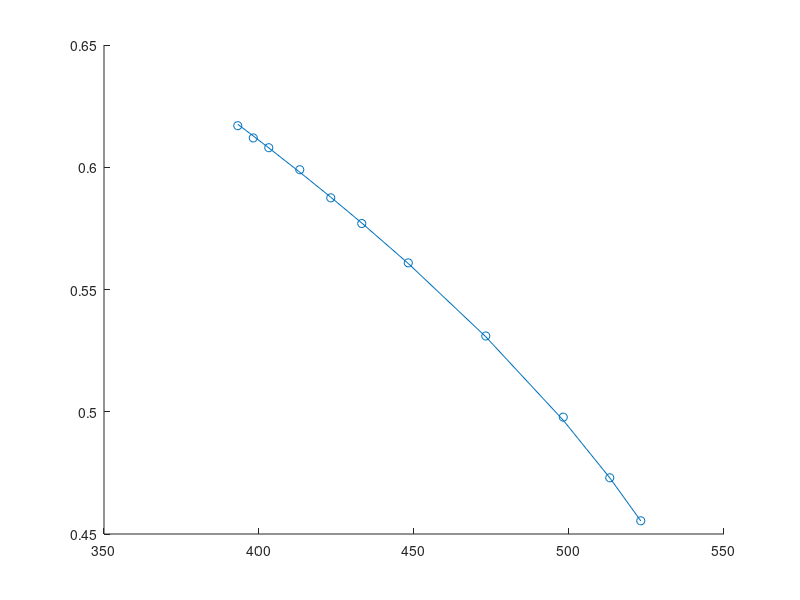

MATLAB code to generate this figure: (Note: this script raises an error after producing the figure.)
clear

MW = 114.23;

DIPPR_exp = [0.616993928 0.611990719 0.607992721 0.598991513 0.587488701 0.589990306 0.57999531 0.5769911 0.568995104 0.560896302 0.557994897 0.54598948 0.531288269 0.533995485 0.530991275 0.511995072 0.508990862 0.497796467 0.494997869 0.478994453 0.472997456 0.455394841 0.45999825 0.437997837 0.410994215]; 
Temp_exp = [393.15 398.15 403.15 413.15 423.15 423.15 433.15 433.15 443.15 448.15 453.15 463.15 473.15 473.15 473.15 483.15 493.15 498.15 503.15 513.15 513.15 523.15 523.15 533.15 543.15]; 
Temp_TRC = [393.15 403.15 413.15 423.15 433.15 443.15 453.15 463.15 473.15 483.15 493.15 503.15 513.15 523.15 533.15 543.15];
TRC = [0.616993928	0.607615766	0.597997725	0.588094112	0.5777907	0.567190293	0.555995898	0.544287475	0.531893681	0.518688864	0.504490259	0.489297865	0.474493849	0.455988829	0.434993627	0.407990005];
Temp_acc = [393.15 398.15 403.15 413.15 423.15 433.15 448.15 473.15 498.15 513.15 523.15 543.15];
LDN_acc = [0.616993928 0.611990719 0.607992721 0.598991513 0.587488701 0.5769911 0.560896302 0.530991275 0.497796467 0.472997456 0.455394841 0.410994215];

Temp_sim = [390 440 490 515 540];
DIPPR_TC = 569;
beta = 0.32;

n_sim = length(Temp_sim);

% DIPPR_exp = DIPPR_exp(Temp_exp<535);
% Temp_exp = Temp_exp(Temp_exp<535);
% DIPPR_exp = DIPPR_exp(Temp_exp~=483.15);
% Temp_exp = Temp_exp(Temp_exp~=483.15);

% DIPPR_exp = TRC;
% Temp_exp = Temp_TRC;

DIPPR_exp = LDN_acc;
Temp_exp = Temp_acc;

DIPPR_exp = DIPPR_exp(Temp_exp<540);
Temp_exp = Temp_exp(Temp_exp<540);

% Parameters_DIPPR = [0.5266 0.25693 568.7 0.28571]; % This is the actual DIPPR correlation
Parameters_DIPPR = [0.53278965 0.2599501 568.7 0.2795282]; % This is my fit of Rackett to data keeping DIPPR rhoc and TC
% Parameters_DIPPR = [0.53658038 0.2607781 568.7 0.2809242]; % This is my fit of Rackett to data keeping DIPPR TC but actual VC (slightly different)
 
LDN_DIPPR_exp = MW / 1000 * Parameters_DIPPR(1) ./ (Parameters_DIPPR(2) .^ (1+(1-Temp_exp/Parameters_DIPPR(3)).^Parameters_DIPPR(4)));
LDN_DIPPR_sim = MW / 1000 * Parameters_DIPPR(1) ./ (Parameters_DIPPR(2) .^ (1+(1-Temp_sim/Parameters_DIPPR(3)).^Parameters_DIPPR(4)));

hold
scatter(Temp_exp,DIPPR_exp)
plot(Temp_exp,LDN_DIPPR_exp)
hold

% From my error model, in case I need to estimate it
sig_L = [0.000836 0.000881 0.001146 0.001604 0.002719];
sig_v = [0.000356 0.000389 0.000661 0.001241 0.002906];

% This is using the coarser grid
% epsilon = [95 95.5 96 96.5 97 98 99 99.5 100 102 102.5 103];
% sigma = [3.72 3.73 3.74 3.75 3.76 3.77 3.78];
% 
% All_data = dlmread('Coarse_All.txt');

% This is using the finer grid (missing 100.5 because of dump mistake)
% epsilon = [96.5 97 97.5 98 98.5 99 99.5 100];
% sigma = [3.72 3.725 3.73 3.735 3.74 3.745 3.75 3.755 3.76 3.765 3.77 3.775 3.78];

% Rerefined grid
% epsilon = [45 46 47 48 49];
% sigma = [3.94 3.945 3.95 3.955 3.96];
% 
% All_data = dlmread('Octane_98.25_3.75_no_44.txt');

% % Zoomed in grid
epsilon = [45 45.5 46 46.5 47];
sigma = [3.9 3.92 3.94 3.96 3.98 4.0];

All_data = dlmread('Octane_98.25_3.75_zoomed.txt');

% Rezoomed in grid
% epsilon = [45.8 45.9 46 46.1 46.2];
% sigma = [3.945 3.948 3.95 3.952 3.955 3.957];
% 
% All_data = dlmread('Octane_98.25_3.75_rezoomed.txt');

% Global search short runs
% epsilon = [44.6 44.8 45 45.2 45.3 45.4 45.5 45.6 45.7 45.8 45.9 46 46.1 46.2 46.4 46.6 46.8 47];
% sigma = [3.8 3.82 3.84 3.86 3.88 3.9 3.92 3.93 3.94 3.95 3.96 3.97 3.98 3.99 4.0 4.2 4.4];
% 
% All_data = dlmread('Octane_98_3.75_global_short.txt');

% % Refined short runs
% epsilon = [45.35 45.45 45.55 45.65 45.75 45.85 45.95 46.05];
% sigma = [3.93 3.935 3.94 3.945 3.95 3.955 3.96 3.965 3.97 3.975 3.98 3.985 3.99 3.995 4.0];

% Refined for non-optimal CH3
% epsilon = [45.20 45.30 45.40 45.50 45.60];
% sigma = [3.965 3.970 3.975 3.980 3.985];

liq_total = zeros(length(Temp_sim),length(epsilon),length(sigma));
vap_total = liq_total;

liq_cat = zeros(1,length(epsilon),length(sigma));
vap_cat = liq_cat;
Temp_cat = 0;
TRC_cat = 0;
replicates = 0;

for run = 1:1 % This averages together multiple runs to get the true estimate from GEMC
    
%     All_data = dlmread(['Octane_98_3.75_' int2str(run) '.txt']); % For the 8 zoomed in runs at TraPPE
%     All_data = dlmread(['Octane_98.4966_3.7491_' int2str(run) '.txt']); % For the 9 zoomed in runs
%         All_data = dlmread(['Octane_98.395_3.748_' int2str(run) '.txt']); % For the non-optimal runs

for h = 1:length(epsilon) % Cycles through all the different epsilons

% eps_data = dlmread(sprintf('%s_All.txt',num2str(epsilon(h)))); % This is for when each different epsilon has a file

eps_data = All_data(:,(1+2*length(Temp_sim)*(h-1)):(2*length(Temp_sim)+2*length(Temp_sim)*(h-1)));

[steps, temps] = size(eps_data);

temps = temps/2; % Since we only have half the columns (two per temp since one is liquid and one vapor)

steps = steps/length(sigma);

first_step = 1;
last_step = first_step + steps - 1;

for i = 1:length(sigma) % Cycles through all the different sigmas
           
   for j = 1:temps
             
       swap = 0;
          
        for k = first_step:last_step
            
            dens_1 = eps_data(k,(2*j-1));
            dens_2 = eps_data(k,(2*j));
            
            if dens_1 >= dens_2  % This accounts for the possibility of identity swap between boxes
       
            liq_dens(k,j) = dens_1;
            vap_dens(k,j) = dens_2;
        
            else
                
            liq_dens(k,j) = dens_2;
            vap_dens(k,j) = dens_1;
            swap = k;
                
            end
            
        end
        
        equil_step = first_step + 2;
        
        repeat = true;
               
        while repeat == true
            
            if swap <= (equil_step)
        
                liq_ave(j,h,i) = mean(liq_dens(equil_step:last_step,j));
                vap_ave(j,h,i) = mean(vap_dens(equil_step:last_step,j));
        
                liq_std(j,h,i) = std(liq_dens(equil_step:last_step,j));
                vap_std(j,h,i) = std(vap_dens(equil_step:last_step,j));
        

            else
                
                % My original attempt to deal with swapping, however this
                % performs poorly if a few outliers persist
                
%                 liq_swap = liq_dens(equil_step:swap-1,j);
%                 liq_swap = [liq_swap; liq_dens(swap+1:last_step,j)];
%                 vap_swap = vap_dens(equil_step:swap-1,j);
%                 vap_swap = [vap_swap; vap_dens(swap+1:last_step,j)];
%                 
%                 liq_ave(j,i) = mean(liq_swap);
%                 vap_ave(j,i) = mean(vap_swap);
%         
%                 liq_std(j,i) = std(liq_swap);
%                 vap_std(j,i) = std(vap_swap);     

                % I decided to adopt the histogram binning method
                
                [n_liq,bin_liq] = hist(liq_dens(equil_step:last_step,j),20);
                [N_liq,I_liq] = max(n_liq);
                liq_ave(j,h,i) = bin_liq(I_liq);
                liq_std(j,h,i) = sig_L(j); % Estimate the STD from the models I developed (at the exact TR)
                
                [n_vap, bin_vap] = hist(vap_dens(equil_step:last_step,j),20);
                [N_vap, I_vap] = max(n_vap);
                vap_ave(j,h,i) = bin_vap(I_vap);
                vap_std(j,h,i) = sig_v(j); % Estimate the STD from the models I developed (at the exact TR)
                
            end
            
                if liq_dens(equil_step,j) <= 0.9*liq_ave(j,h,i) ||  vap_dens(equil_step,j) >= 1.1*vap_ave(j,h,i)
        
            repeat = true;
            equil_step = equil_step + 1;
            
                else
            
            repeat = false;
        
                end
        
        end
            
            
   end
    
   first_step = first_step + steps;
   last_step = first_step + steps - 1;
   
end

end

% This is where I need to sum up the averages of replicates

liq_total = liq_total + liq_ave;
vap_total = vap_total + vap_ave;

liq_cat = [liq_cat; liq_ave];
vap_cat = [vap_cat; vap_ave];
Temp_cat = [Temp_cat, Temp_sim];
TRC_cat = [TRC_cat, TRC];

replicates = replicates + 1;

end

% This just takes the average of the replicates
liq_ave_ave = liq_total / replicates;
vap_ave_ave = vap_total / replicates;

% This concatenates the replicates
liq_ave = liq_cat(2:end,:,:);
vap_ave = vap_cat(2:end,:,:);
Temp_cat = Temp_cat(2:end);
TRC = TRC_cat(2:end);

% global_minimum_ethane % If you want to do an advanced smoothing approach to find the true minimum and parameter confidence region, do this one

for h = 1:length(epsilon) % Cycles through all the different epsilons
       
   for i = 1:length(sigma) % Cycles through all the different sigmas

             % Use this to investigate a single parameter set
             
             if epsilon(h) == 98.46 && sigma(i) == 3.7483
                 
                 pause(0)
                 
             end
     
             % Problem child from TraPPE
%      if h == 8 && i == 2 
%         
%          pause(0)
%          liq_ave_ave(5,h,i) = (liq_ave(40,h,i) + liq_ave(35,h,i) + liq_ave(30,h,i) + liq_ave(20,h,i)+liq_ave(15,h,i)+liq_ave(10,h,i)+liq_ave(5,h,i))/7;
%          liq_ave(25,h,i) = liq_ave_ave(5,h,i);
%          vap_ave_ave(5,h,i) = (vap_ave(40,h,i) + vap_ave(35,h,i) + vap_ave(30,h,i) + vap_ave(20,h,i)+vap_ave(15,h,i)+vap_ave(10,h,i)+vap_ave(5,h,i))/7;
%          vap_ave(25,h,i) = vap_ave_ave(5,h,i);
%                  
%      end
     
     %      for j = 1:length(Temp_sim)
%    
%          for k = 1:replicates
%              
%             liq_sim(k) = liq_ave(j + (k-1)*n_sim,h,i);
%         
%          end
%          
%             std_sim(j,h,i) = std(liq_sim);
%             error_95_sim(j,h,i) =  2.22814 * std_sim(j,h,i) / sqrt(replicates);
%             per_error_95_sim(j,h,i) = error_95_sim(j,h,i) ./ liq_ave(j,h,i)' * 100;
% 
%      end
       
   
   [TC(h,i), rhoc(h,i), A,b] = towhee_error_model(Temp_cat,vap_ave(:,h,i)',liq_ave(:,h,i)',beta); % This uses my error model

%      [TC(h,i), rhoc(h,i), A,b] = towhee_rectilinear(Temp,vap_ave(:,i)',liq_ave(:,i)',vap_std(:,i)',liq_std(:,i)',beta); % This is the traditional way

%      [rhoc_fit(h,i), TC_fit(h,i), A, b] = weighted_fit_rho_L(Temp,liq_ave(:,h,i)',rhoc(h,i),TC(h,i),A,b,beta); % This just fits the rho_L data
        
     [rhoc_fit(h,i), TC_fit(h,i), A, b] = weighted_fit_rho_L_constrained(Temp_cat,liq_ave(:,h,i)',rhoc(h,i),TC(h,i),A,b,beta,max(Temp_exp)); % This just fits the rho_L data but keeps TC above the maximum experimental temperature

%      [rhoc_fit(h,i), TC_fit(h,i), A, b] = fit_rho_L_constrained(Temp,liq_ave(:,h,i)',rhoc(h,i),TC(h,i),A,b,beta,max(Temp_exp)); % This just fits the rho_L data but keeps TC above the maximum experimental temperature without weighting the data
     
%      liq_hat(:,h,i) = rhoc(h,i) + A.*(TC(h,i)-Temp_exp) + b.*(TC(h,i)-Temp_exp).^(beta); % This uses the rhor rhos
     
     liq_hat(:,h,i) = rhoc_fit(h,i) + A.*(TC_fit(h,i)-Temp_exp) + b.*(TC_fit(h,i)-Temp_exp).^(beta); % This uses interpolation of just rhoL
   
%      if h >= 5 && h <= 13 && i >= 8 && i <=14
%      
%      figure
%      hold
%      plot(Temp_exp',liq_hat(:,h,i)')
%      scatter(Temp,liq_ave(:,h,i)')
%      hold
%      
%      end

     liq_dev(:,h,i) = (rhoc_fit(h,i) + A.*(TC_fit(h,i)-Temp_sim) + b.*(TC_fit(h,i)-Temp_sim).^(beta)) - liq_ave_ave(:,h,i)';

     SSE_dev(h,i) = sum(liq_dev(:,h,i).^2);
     
     RMS_dev(h,i) = sqrt(SSE_dev(h,i)/n_sim);

     per_dev(:,h,i) = liq_dev(:,h,i) ./ liq_ave_ave(:,h,i) * 100;
     
     error_hat = (8.27*10^(-4))+ (837*10^(-14))*exp(20.98*(Temp_sim/DIPPR_TC));
     
     SSE(h,i) = sum((DIPPR_exp'-liq_hat(:,h,i)).^2);
     
     SSE_sim(h,i) = SSE_dev(h,i);   

%     if SSE(h,i) < 0.0001976
%         hold
%         plot(Temp_exp',liq_hat(:,h,i)')
%         scatter(Temp,liq_ave(:,h,i)')
%         hold
%         acceptable(:,z) = [epsilon(h) sigma(i)];
%         z=z+1;
%     end

    

   end
   
end

SSE_opt = SSE;
TC_opt = TC;
liq_opt = liq_hat;


% Trying to automate the contours
    p = 2; % Not sure what this value really should be, depends on the method
    n = length(Temp_exp);
%     n = length(Temp); % If the replicates are considered the data
    alpha = 0.95;

    [SSE_min, I] = min(SSE_opt);
    [SSE_min, J] = min(SSE_min);
    
    eps_opt = epsilon(I(J));
    sig_opt = sigma(J);
    opt = [eps_opt, sig_opt];
    
    RHS = SSE_min * (1 + (p/(n-p))*finv(alpha,p,n-p));
    
    sigma2 = SSE_min/(n-p);
    
    PDF = fcdf((SSE_opt - SSE_min)/(sigma2*p),p,n-p);
    
    RMS_opt = sqrt(SSE_opt/n);
    RMS_min = sqrt(SSE_min/n);
    RHS_RMS = sqrt(RHS/n);
    
    RMS_sim = sqrt(SSE_sim/n_sim);
    [RMS_sim_min, I] = min(RMS_sim);
    [RMS_sim_min, J] = min(RMS_sim_min);
    
    eps_opt_sim = epsilon(I(J));
    sig_opt_sim = sigma(J);
    opt_sim = [eps_opt_sim, sig_opt_sim];
    
    RHS_RMS_sim = RMS_sim_min * sqrt(1 + (p/(n-p))*finv(alpha,p,n-p));
    
    z = 1;
    zz = 1;
    
    RHS_alt = 2.09273363161464e-06;
       
for h = 1:length(epsilon)
    
    for i = 1:length(sigma)

%         if valid95(h,i) == 1 
        if SSE_opt(h,i) <= RHS %SSE_opt(h,i) <= RHS %RMS_sim(h,i) <= RHS_RMS_sim SSE_opt(h,i) <= RHS_alt
            hold
            plot(Temp_exp',liq_opt(:,h,i)','g')
            scatter(Temp_sim(1:5),liq_ave_ave(:,h,i)','g')
            hold
            acceptable(:,z) = [epsilon(h) sigma(i)];
            TC_acceptable(z) = TC_opt(h,i);
            z=z+1;
%             hold
% %             scatter(Temp_sim,liq_dev(1:n_sim,h,i)','r')
%             scatter(Temp_sim,per_dev(1:n_sim,h,i)','r')
% %             plot(Temp_sim,std_sim(:,h,i))
% %             plot(Temp_sim,-std_sim(:,h,i))
%             plot(Temp_sim,per_error_95_sim(:,h,i),'g')
%             plot(Temp_sim,-per_error_95_sim(:,h,i),'g')
%             xlabel('Temperature (K)')
%             ylabel('Percent Deviation')
%             hold

        else
            
            not_acceptable(:,zz) = [epsilon(h) sigma(i)];
            zz = zz+1;
            
        end
        
%         scatter(Temp_sim,std_sim(:,h,i))
    
    end
    
end

error_hat_sim = (8.27*10^(-4))+ (837*10^(-14))*exp(20.98*(Temp_sim/DIPPR_TC));

% hold
% plot(Temp_sim,error_hat_sim)
% hold

error_95 = 1.96 * error_hat_sim / sqrt(replicates);
per_error_95 = error_95 ./ liq_ave(1:n_sim,I(J),J)' * 100;

% hold
% plot(Temp_sim,per_error_95,'g')
% plot(Temp_sim,-per_error_95,'g')
% xlabel('Temperature (K)')
% ylabel('Percent Deviation')
% hold

%  sigma2 = 9.371*10^-10;
%  sigma2 = mean(error_hat)^2;
%  RHS_data = sigma2 * (n + p * (finv(0.95,p,n-p)-1)); % No 0.95^p because I want the true 95%

figure
contour(sigma,epsilon,RMS_opt)

% figure
% contour(sigma,epsilon,TC_opt)

% figure
% subplot(3,2,1)
% contour(sigma,epsilon,valid(:,:,1))
% subplot(3,2,2)
% contour(sigma,epsilon,valid(:,:,2))
% subplot(3,2,3)
% contour(sigma,epsilon,valid(:,:,3))
% subplot(3,2,4)
% contour(sigma,epsilon,valid(:,:,4))
% subplot(3,2,5)
% contour(sigma,epsilon,valid(:,:,5))
% subplot(3,2,6)
% contour(sigma,epsilon,valid(:,:,6))

figure
hold
scatter(acceptable(2,:),acceptable(1,:))
scatter(sig_opt,eps_opt,'r')
scatter(not_acceptable(2,:),not_acceptable(1,:),'g')
hold